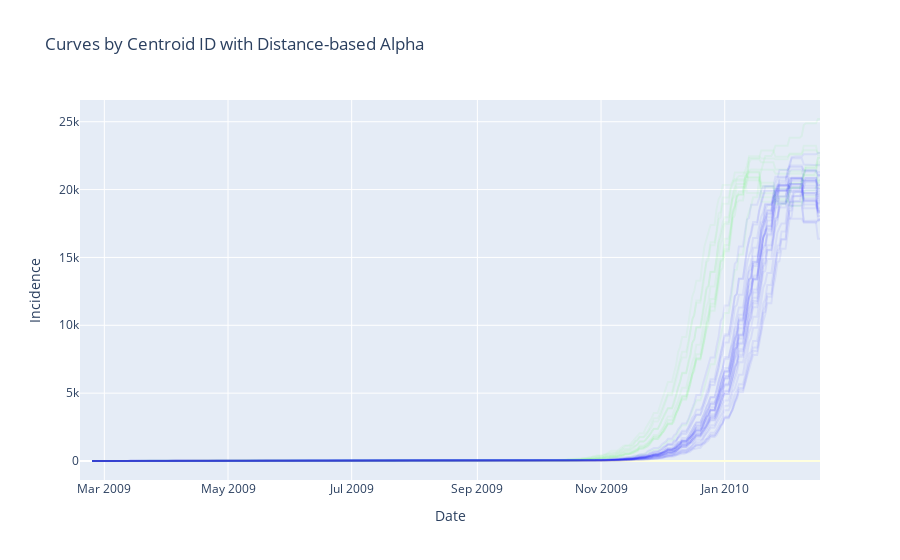

The notebook cell saved with this chart:
### Code cell
import plotly.graph_objects as go
import pandas as pd

# Create a figure
fig = go.Figure()

# Define a list of colors for distinct centroids
colors = [
    'rgba(255, 0, 0, {alpha})',    # Red
    'rgba(0, 255, 0, {alpha})',    # Green
    'rgba(0, 0, 255, {alpha})',    # Blue
    'rgba(255, 255, 0, {alpha})',  # Yellow
    'rgba(255, 0, 255, {alpha})',  # Magenta
    'rgba(0, 255, 255, {alpha})',  # Cyan
    'rgba(128, 0, 128, {alpha})',  # Purple
    # Add more colors as needed
]

# Loop through each run_id to plot the curves
for index, row in total_distances.iterrows():
    run_id = row['run_id']
    centroid_id = row['CENTROID_ID']
    total_distance = row['total_distance']

    # Get the curve data for the run_id from df_pivot
    curve_data = df_pivot[run_id].rolling(7).median()

    # Calculate alpha value based on total distance
    alpha_value = max(0.1, 1 - (total_distance / total_distances['total_distance'].max()))/10  # Ensure alpha is between 0 and 1

    # Select a color for the centroid
    color = colors[centroid_id % len(colors)].format(alpha=alpha_value)  # Loop through colors based on centroid_id

    # Add the curve to the figure
    fig.add_trace(go.Scatter(
        x=curve_data.index,  # Assuming the x-axis is the index of df_pivot
        y=curve_data.values,  # y-values from df_pivot
        mode='lines',
        name=f'Run ID {run_id}',
        line=dict(color=color),  # Use the selected color
        showlegend=False
    ))

# Update layout
fig.update_layout(
    title='Curves by Centroid ID with Distance-based Alpha',
    xaxis_title='Date',  # Change this to your desired x-axis label
    yaxis_title='Incidence',  # Change this to your desired y-axis label
    legend_title='Run ID',
)

# Show the figure
fig.show()

### Figure 1 — Plotly figure (JSON) as saved in the notebook; plotly's stock layout.template omitted (floating-point values rounded to 4 significant figures; data arrays with more than 128 entries replaced by an {"elided": "..."} marker saying what was removed)
{"data": [{"line": {"color": "rgba(0, 255, 0, 0.04733033145842229)"}, "mode": "lines", "name": "Run ID 4", "showlegend": false, "type": "scatter", "x": {"elided": "366 str values"}, "y": {"elided": "366 int values"}}, {"line": {"color": "rgba(0, 255, 0, 0.04534235717726175)"}, "mode": "lines", "name": "Run ID 5", "showlegend": false, "type": "scatter", "x": {"elided": "366 str values"}, "y": {"elided": "366 int values"}}, {"line": {"color": "rgba(0, 255, 0, 0.050726349038951624)"}, "mode": "lines", "name": "Run ID 29", "showlegend": false, "type": "scatter", "x": {"elided": "366 str values"}, "y": {"elided": "366 int values"}}, {"line": {"color": "rgba(0, 255, 0, 0.042481080138955664)"}, "mode": "lines", "name": "Run ID 36", "showlegend": false, "type": "scatter", "x": {"elided": "366 str values"}, "y": {"elided": "366 int values"}}, {"line": {"color": "rgba(0, 255, 0, 0.052922794581566)"}, "mode": "lines", "name": "Run ID 47", "showlegend": false, "type": "scatter", "x": {"elided": "366 str values"}, "y": {"elided": "366 int values"}}, {"line": {"color": "rgba(0, 255, 0, 0.04326639493402118)"}, "mode": "lines", "name": "Run ID 49", "showlegend": false, "type": "scatter", "x": {"elided": "366 str values"}, "y": {"elided": "366 int values"}}, {"line": {"color": "rgba(0, 255, 0, 0.04308796352390119)"}, "mode": "lines", "name": "Run ID 52", "showlegend": false, "type": "scatter", "x": {"elided": "366 str values"}, "y": {"elided": "366 int values"}}, {"line": {"color": "rgba(0, 255, 0, 0.049604694758514624)"}, "mode": "lines", "name": "Run ID 59", "showlegend": false, "type": "scatter", "x": {"elided": "366 str values"}, "y": {"elided": "366 int values"}}, {"line": {"color": "rgba(0, 255, 0, 0.051326786140415546)"}, "mode": "lines", "name": "Run ID 60", "showlegend": false, "type": "scatter", "x": {"elided": "366 str values"}, "y": {"elided": "366 int values"}}, {"line": {"color": "rgba(0, 255, 0, 0.03904714300536255)"}, "mode": "lines", "name": "Run ID 84", "showlegend": false, "type": "scatter", "x": {"elided": "366 str values"}, "y": {"elided": "366 int values"}}, {"line": {"color": "rgba(0, 255, 0, 0.04669291548403115)"}, "mode": "lines", "name": "Run ID 92", "showlegend": false, "type": "scatter", "x": {"elided": "366 str values"}, "y": {"elided": "366 int values"}}, {"line": {"color": "rgba(0, 0, 255, 0.06399940729317047)"}, "mode": "lines", "name": "Run ID 1", "showlegend": false, "type": "scatter", "x": {"elided": "366 str values"}, "y": {"elided": "366 int values"}}, {"line": {"color": "rgba(0, 0, 255, 0.06297151375269797)"}, "mode": "lines", "name": "Run ID 8", "showlegend": false, "type": "scatter", "x": {"elided": "366 str values"}, "y": {"elided": "366 int values"}}, {"line": {"color": "rgba(0, 0, 255, 0.06598852462080065)"}, "mode": "lines", "name": "Run ID 10", "showlegend": false, "type": "scatter", "x": {"elided": "366 str values"}, "y": {"elided": "366 int values"}}, {"line": {"color": "rgba(0, 0, 255, 0.06530256480478487)"}, "mode": "lines", "name": "Run ID 14", "showlegend": false, "type": "scatter", "x": {"elided": "366 str values"}, "y": {"elided": "366 int values"}}, {"line": {"color": "rgba(0, 0, 255, 0.0661435437962489)"}, "mode": "lines", "name": "Run ID 16", "showlegend": false, "type": "scatter", "x": {"elided": "366 str values"}, "y": {"elided": "366 int values"}}, {"line": {"color": "rgba(0, 0, 255, 0.06502841741057461)"}, "mode": "lines", "name": "Run ID 18", "showlegend": false, "type": "scatter", "x": {"elided": "366 str values"}, "y": {"elided": "366 int values"}}, {"line": {"color": "rgba(0, 0, 255, 0.061916007228180324)"}, "mode": "lines", "name": "Run ID 23", "showlegend": false, "type": "scatter", "x": {"elided": "366 str values"}, "y": {"elided": "366 int values"}}, {"line": {"color": "rgba(0, 0, 255, 0.06363069285919368)"}, "mode": "lines", "name": "Run ID 24", "showlegend": false, "type": "scatter", "x": {"elided": "366 str values"}, "y": {"elided": "366 int values"}}, {"line": {"color": "rgba(0, 0, 255, 0.06561963849408724)"}, "mode": "lines", "name": "Run ID 25", "showlegend": false, "type": "scatter", "x": {"elided": "366 str values"}, "y": {"elided": "366 int values"}}, {"line": {"color": "rgba(0, 0, 255, 0.0655391158797675)"}, "mode": "lines", "name": "Run ID 30", "showlegend": false, "type": "scatter", "x": {"elided": "366 str values"}, "y": {"elided": "366 int values"}}, {"line": {"color": "rgba(0, 0, 255, 0.06565373485210443)"}, "mode": "lines", "name": "Run ID 32", "showlegend": false, "type": "scatter", "x": {"elided": "366 str values"}, "y": {"elided": "366 int values"}}, {"line": {"color": "rgba(0, 0, 255, 0.06271157491388187)"}, "mode": "lines", "name": "Run ID 37", "showlegend": false, "type": "scatter", "x": {"elided": "366 str values"}, "y": {"elided": "366 int values"}}, {"line": {"color": "rgba(0, 0, 255, 0.06468367535308595)"}, "mode": "lines", "name": "Run ID 41", "showlegend": false, "type": "scatter", "x": {"elided": "366 str values"}, "y": {"elided": "366 int values"}}, {"line": {"color": "rgba(0, 0, 255, 0.06210063608754838)"}, "mode": "lines", "name": "Run ID 43", "showlegend": false, "type": "scatter", "x": {"elided": "366 str values"}, "y": {"elided": "366 int values"}}, {"line": {"color": "rgba(0, 0, 255, 0.06386098767491462)"}, "mode": "lines", "name": "Run ID 44", "showlegend": false, "type": "scatter", "x": {"elided": "366 str values"}, "y": {"elided": "366 int values"}}, {"line": {"color": "rgba(0, 0, 255, 0.06567057885614061)"}, "mode": "lines", "name": "Run ID 48", "showlegend": false, "type": "scatter", "x": {"elided": "366 str values"}, "y": {"elided": "366 int values"}}, {"line": {"color": "rgba(0, 0, 255, 0.0664738654737013)"}, "mode": "lines", "name": "Run ID 58", "showlegend": false, "type": "scatter", "x": {"elided": "366 str values"}, "y": {"elided": "366 int values"}}, {"line": {"color": "rgba(0, 0, 255, 0.06406603405604727)"}, "mode": "lines", "name": "Run ID 66", "showlegend": false, "type": "scatter", "x": {"elided": "366 str values"}, "y": {"elided": "366 int values"}}, {"line": {"color": "rgba(0, 0, 255, 0.06472318060121526)"}, "mode": "lines", "name": "Run ID 70", "showlegend": false, "type": "scatter", "x": {"elided": "366 str values"}, "y": {"elided": "366 int values"}}, {"line": {"color": "rgba(0, 0, 255, 0.06258112992662282)"}, "mode": "lines", "name": "Run ID 71", "showlegend": false, "type": "scatter", "x": {"elided": "366 str values"}, "y": {"elided": "366 int values"}}, {"line": {"color": "rgba(0, 0, 255, 0.06461400689738994)"}, "mode": "lines", "name": "Run ID 74", "showlegend": false, "type": "scatter", "x": {"elided": "366 str values"}, "y": {"elided": "366 int values"}}, {"line": {"color": "rgba(0, 0, 255, 0.06151718503836827)"}, "mode": "lines", "name": "Run ID 78", "showlegend": false, "type": "scatter", "x": {"elided": "366 str values"}, "y": {"elided": "366 int values"}}, {"line": {"color": "rgba(0, 0, 255, 0.06543293095899445)"}, "mode": "lines", "name": "Run ID 79", "showlegend": false, "type": "scatter", "x": {"elided": "366 str values"}, "y": {"elided": "366 int values"}}, {"line": {"color": "rgba(0, 0, 255, 0.06487107001337614)"}, "mode": "lines", "name": "Run ID 80", "showlegend": false, "type": "scatter", "x": {"elided": "366 str values"}, "y": {"elided": "366 int values"}}, {"line": {"color": "rgba(0, 0, 255, 0.06536244308648705)"}, "mode": "lines", "name": "Run ID 81", "showlegend": false, "type": "scatter", "x": {"elided": "366 str values"}, "y": {"elided": "366 int values"}}, {"line": {"color": "rgba(0, 0, 255, 0.06208629608766227)"}, "mode": "lines", "name": "Run ID 89", "showlegend": false, "type": "scatter", "x": {"elided": "366 str values"}, "y": {"elided": "366 int values"}}, {"line": {"color": "rgba(0, 0, 255, 0.06240241343112516)"}, "mode": "lines", "name": "Run ID 90", "showlegend": false, "type": "scatter", "x": {"elided": "366 str values"}, "y": {"elided": "366 int values"}}, {"line": {"color": "rgba(255, 255, 0, 0.01)"}, "mode": "lines", "name": "Run ID 11", "showlegend": false, "type": "scatter", "x": {"elided": "366 str values"}, "y": {"elided": "366 int values"}}, {"line": {"color": "rgba(255, 255, 0, 0.01)"}, "mode": "lines", "name": "Run ID 15", "showlegend": false, "type": "scatter", "x": {"elided": "366 str values"}, "y": {"elided": "366 int values"}}, {"line": {"color": "rgba(255, 255, 0, 0.01)"}, "mode": "lines", "name": "Run ID 20", "showlegend": false, "type": "scatter", "x": {"elided": "366 str values"}, "y": {"elided": "366 int values"}}, {"line": {"color": "rgba(255, 255, 0, 0.01)"}, "mode": "lines", "name": "Run ID 38", "showlegend": false, "type": "scatter", "x": {"elided": "366 str values"}, "y": {"elided": "366 int values"}}, {"line": {"color": "rgba(255, 255, 0, 0.01)"}, "mode": "lines", "name": "Run ID 40", "showlegend": false, "type": "scatter", "x": {"elided": "366 str values"}, "y": {"elided": "366 int values"}}, {"line": {"color": "rgba(255, 255, 0, 0.01)"}, "mode": "lines", "name": "Run ID 64", "showlegend": false, "type": "scatter", "x": {"elided": "366 str values"}, "y": {"elided": "366 int values"}}, {"line": {"color": "rgba(255, 255, 0, 0.01)"}, "mode": "lines", "name": "Run ID 76", "showlegend": false, "type": "scatter", "x": {"elided": "366 str values"}, "y": {"elided": "366 int values"}}, {"line": {"color": "rgba(255, 255, 0, 0.01)"}, "mode": "lines", "name": "Run ID 91", "showlegend": false, "type": "scatter", "x": {"elided": "366 str values"}, "y": {"elided": "366 int values"}}, {"line": {"color": "rgba(255, 255, 0, 0.01)"}, "mode": "lines", "name": "Run ID 97", "showlegend": false, "type": "scatter", "x": {"elided": "366 str values"}, "y": {"elided": "366 int values"}}, {"line": {"color": "rgba(255, 255, 0, 0.01)"}, "mode": "lines", "name": "Run ID 98", "showlegend": false, "type": "scatter", "x": {"elided": "366 str values"}, "y": {"elided": "366 int values"}}, {"line": {"color": "rgba(255, 255, 0, 0.01)"}, "mode": "lines", "name": "Run ID 99", "showlegend": false, "type": "scatter", "x": {"elided": "366 str values"}, "y": {"elided": "366 int values"}}], "layout": {"legend": {"title": {"text": "Run ID"}}, "title": {"text": "Curves by Centroid ID with Distance-based Alpha"}, "xaxis": {"title": {"text": "Date"}}, "yaxis": {"title": {"text": "Incidence"}}}}
